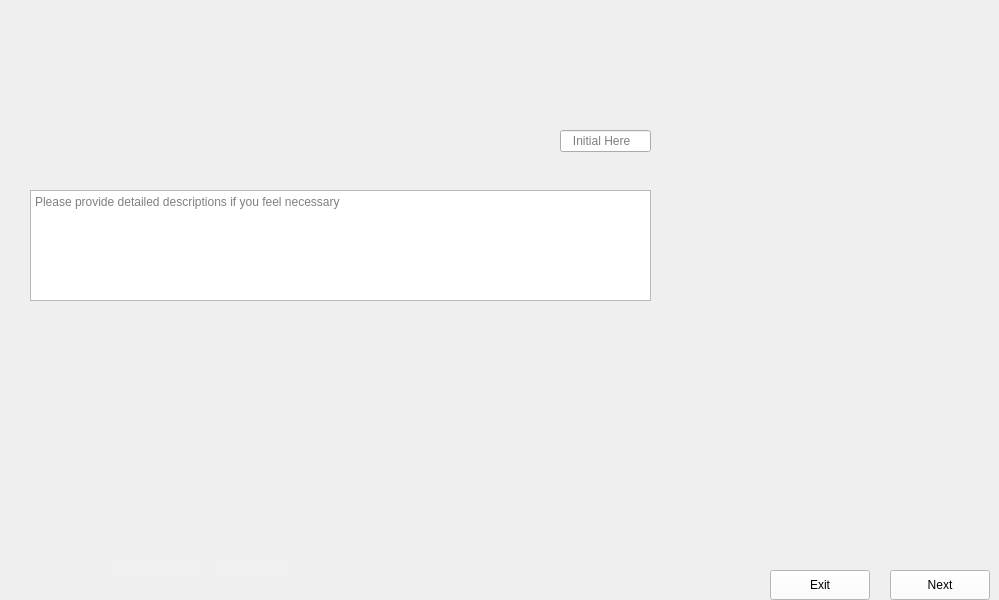
      <widget class="QWidget" name="Fill_First_Pillars_2">
       <property name="maximumSize">
        <size>
         <width>1024</width>
         <height>600</height>
        </size>
       </property>
       <property name="styleSheet">
        <string notr="true">border-image: url(:/images/images/Fill_First_Pillars_2.png);</string>
       </property>
       <widget class="QLineEdit" name="Fill_First_Pillars_2_Data">
        <property name="geometry">
         <rect>
          <x>560</x>
          <y>130</y>
          <width>91</width>
          <height>22</height>
         </rect>
        </property>
        <property name="styleSheet">
         <string notr="true">border-image:None;</string>
        </property>
        <property name="placeholderText">
         <string>   Initial Here</string>
        </property>
       </widget>
       <widget class="QTextEdit" name="Fill_First_Pillars_2_Comments">
        <property name="geometry">
         <rect>
          <x>30</x>
          <y>190</y>
          <width>621</width>
          <height>111</height>
         </rect>
        </property>
        <property name="styleSheet">
         <string notr="true">border-image:None;</string>
        </property>
        <property name="placeholderText">
         <string>Please provide detailed descriptions if you feel necessary </string>
        </property>
       </widget>
       <widget class="QLineEdit" name="Fill_First_Pillars_2_Dates">
        <property name="geometry">
         <rect>
          <x>110</x>
          <y>560</y>
          <width>91</width>
          <height>22</height>
         </rect>
        </property>
        <property name="styleSheet">
         <string notr="true">QLineEdit{
background-color: rgb(240, 240, 240);
border: none;
border-image:None;
}</string>
        </property>
       </widget>
       <widget class="QLineEdit" name="Fill_First_Pillars_2_Initials">
        <property name="geometry">
         <rect>
          <x>210</x>
          <y>560</y>
          <width>81</width>
          <height>22</height>
         </rect>
        </property>
        <property name="styleSheet">
         <string notr="true">QLineEdit{
background-color: rgb(240, 240, 240);
border: none;
border-image:None;
}</string>
        </property>
       </widget>
       <widget class="QPushButton" name="Fill_First_Pillars_2_Next">
        <property name="geometry">
         <rect>
          <x>890</x>
          <y>570</y>
          <width>100</width>
          <height>30</height>
         </rect>
        </property>
        <property name="styleSheet">
         <string notr="true">QPushButton{
background-color: rgb(255, 255, 255);
height: 35px;
border-image:None;
}
QPushButton::hover{
background-color: rgb(0, 0, 255);
}
QPushButton:pressed{
padding-top:7px;
padding-top:7px;
}</string>
        </property>
        <property name="text">
         <string>Next</string>
        </property>
       </widget>
       <widget class="QPushButton" name="Fill_First_Pillars_2_Back">
        <property name="geometry">
         <rect>
          <x>770</x>
          <y>570</y>
          <width>100</width>
          <height>30</height>
         </rect>
        </property>
        <property name="styleSheet">
         <string notr="true">QPushButton{
background-color: rgb(255, 255, 255);
height: 35px;
border-image:None;
}
QPushButton::hover{
background-color: rgb(0, 0, 255);
}
QPushButton:pressed{
padding-top:7px;
padding-top:7px;
}</string>
        </property>
        <property name="text">
         <string>Exit</string>
        </property>
       </widget>
      </widget>
